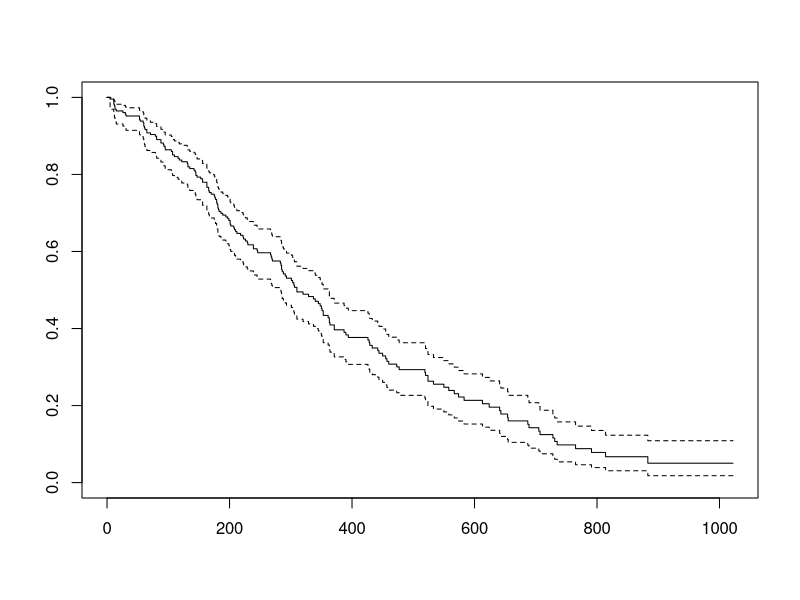
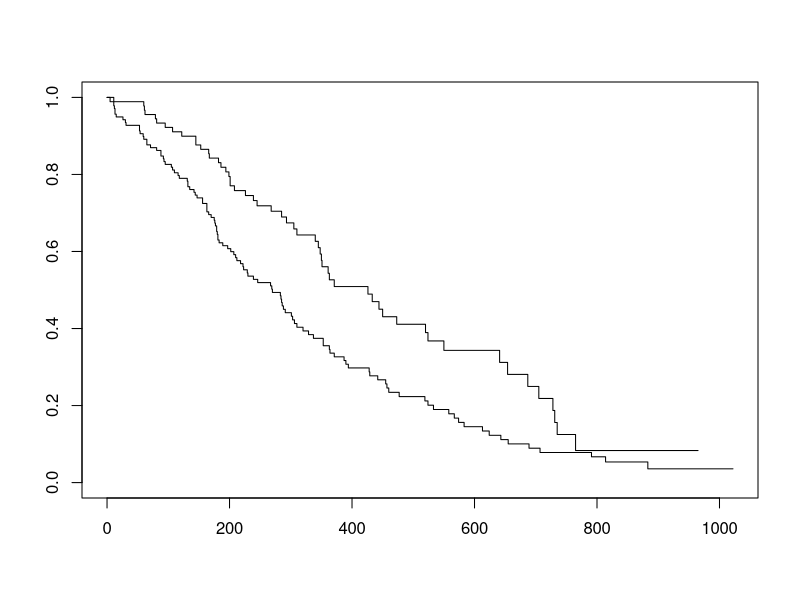
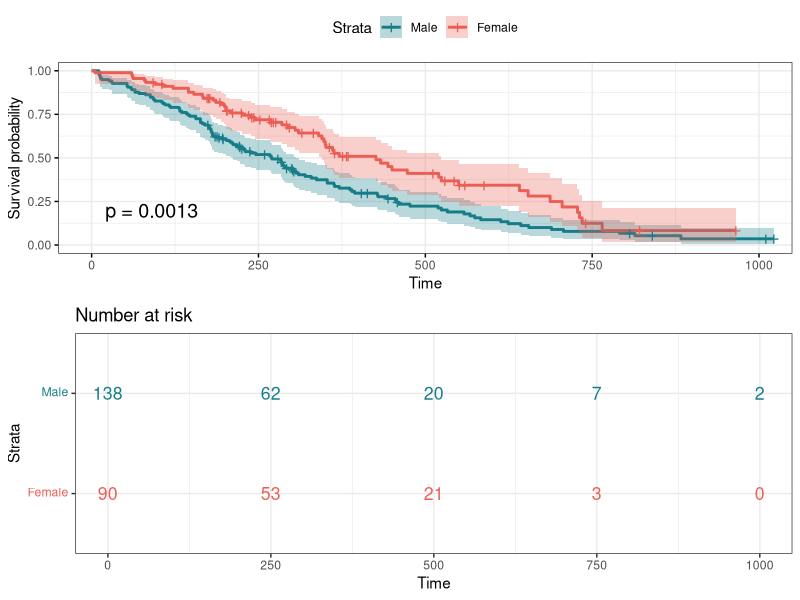

The R source for these figures, in order:
library(survival)
data(package="survival")
data(lung)
head(lung)

lung$SurvivalObj <- with(lung, Surv(time, status==2))

km.as.one <- survfit(SurvivalObj ~1, data=lung, conf.type="log-log")
km.by.sex <- survfit(SurvivalObj ~sex, data=lung, conf.type="log-log")

plot(km.as.one)
plot(km.by.sex)

install.packages("survminer")
library(survminer)
s_plot <- ggsurvplot(km.by.sex, data=lung, size=1, #line size
                     palette=c("#177e89", "#eb5e55"), #colors
                     conf.int = T,
                     pval = T,
                     risk.table = T,
                     risk.table.col="strata",
                     legend.labs=c("Male", "Female"),
                     risk.table.height=0.5,
                     ggtheme = theme_bw())
s_plot
